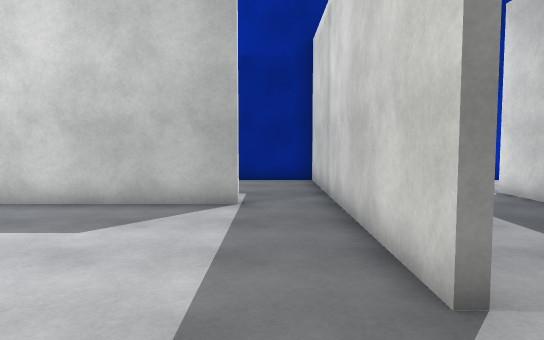
View 1 (above)

13 first-person views from a walk through a Unity game level. The camera is 1.4 m above the floor, tilts 4° down and sees 70° across. The floor is counted in squares, 1 m on a side. Each view is taken from the middle of a square. On the plan, view 1 faces up. The plan holds only what a view shows up to about 16 squares ahead; the rest is blank. The player character is not drawn. Surface patterns are stand-ins for the level's own textures.

View 2
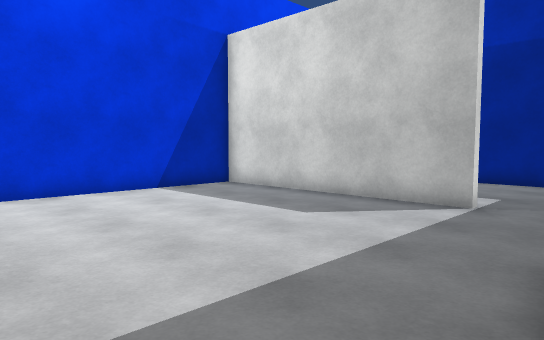

View 3
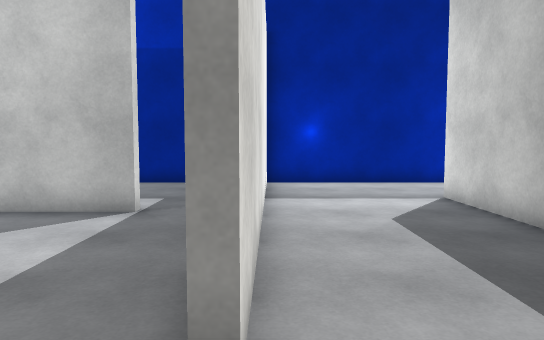

View 4
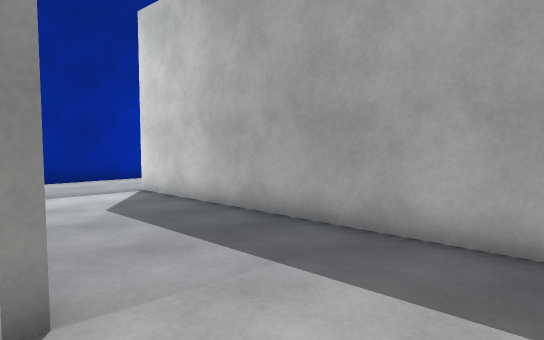

View 5
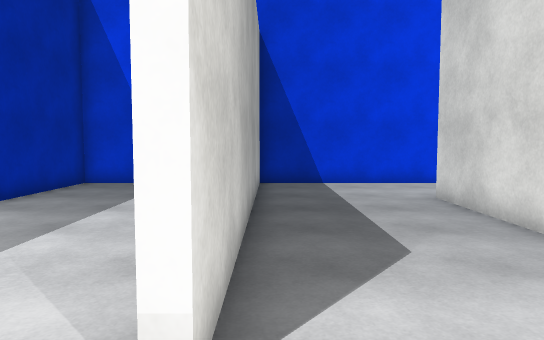

View 6
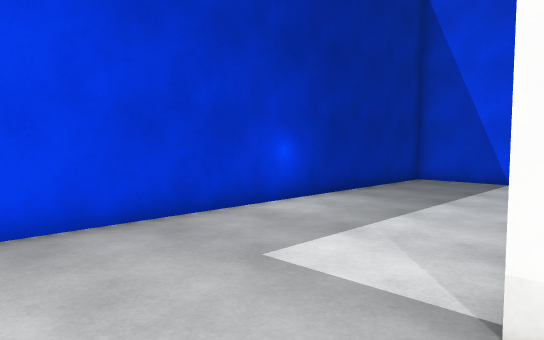

View 7
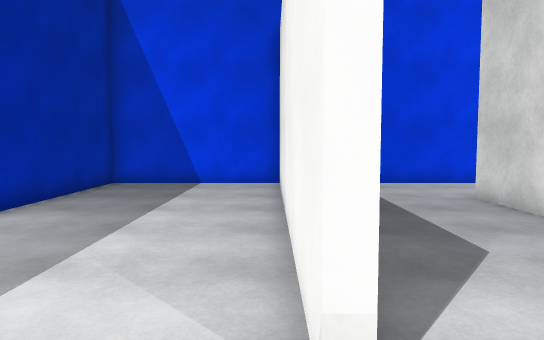

View 8
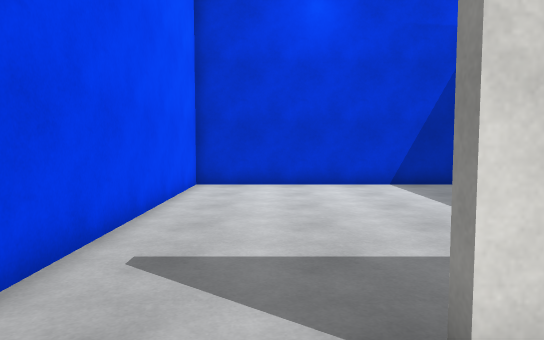

View 9
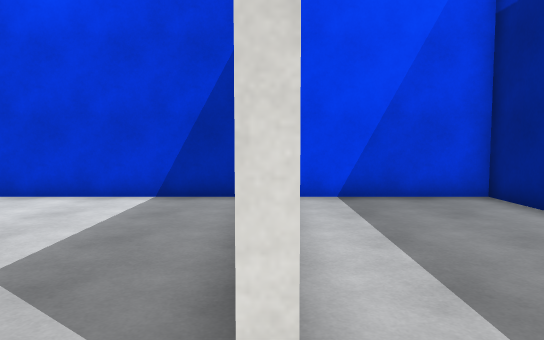

View 10
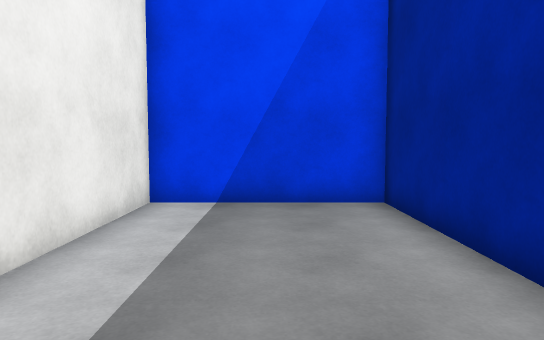

View 11
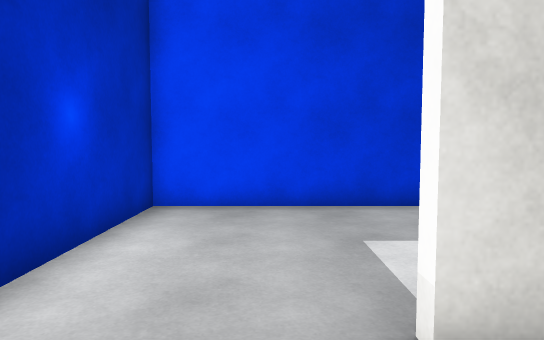

View 12
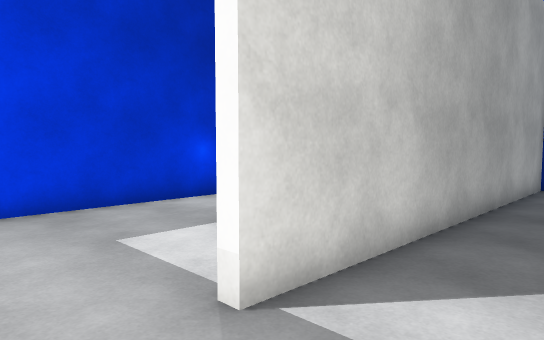

View 13
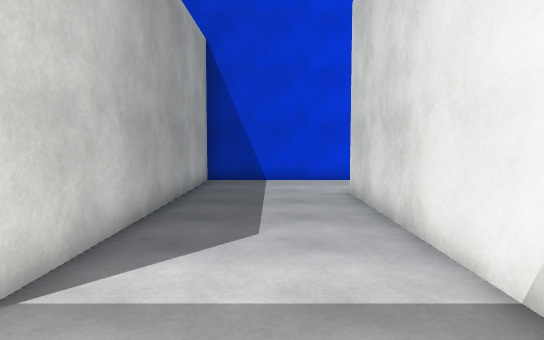

### Floor plan
Ten units are one square. View 1 is at (0, 0); x grows to the right and y downward. Boxes are objects, and circles mark ways between rooms. Rooms are numbered by the first view taken in them; rooms with no view inside come last. Other rooms are left out.
<svg viewBox="-95 -151 225 162">
<path fill="none" stroke="#000" d="M15 -31 15 -86M-8 -88 -90 -88 -90 6 64 6 64 -110M18 -115 18 -31M67 -110 67 -1M66 6 125 6 125 -146 18 -146M-8 -92 -8 -88M15 -86 15 -146 -90 -146 -90 -91 -40 -91"/>
<circle cx="5" cy="-90" r="3" fill="#2a7"/>
<text x="30" y="-60">1</text>
<text x="-30" y="-120">2</text>
</svg>
Room 1 opens to room 2.

Where each view was taken, in squares from view 1:
view 1: 0 up, 0 right, facing up
view 2: 0 up, 2 right, facing up-left
view 3: 1 up, 2 right, facing up
view 4: 0 up, 1 right, facing up-right
view 5: 13 up, 6 right, facing down
view 6: 14 up, 6 right, facing down-right
view 7: 13 up, 7 right, facing down
view 8: 2 up, 4 right, facing left
view 9: 9 up, 1 right, facing left
view 10: 12 up, 0 right, facing left
view 11: 12 up, 4 right, facing right
view 12: 13 up, 4 right, facing down-right
view 13: 14 up, 4 right, facing down
